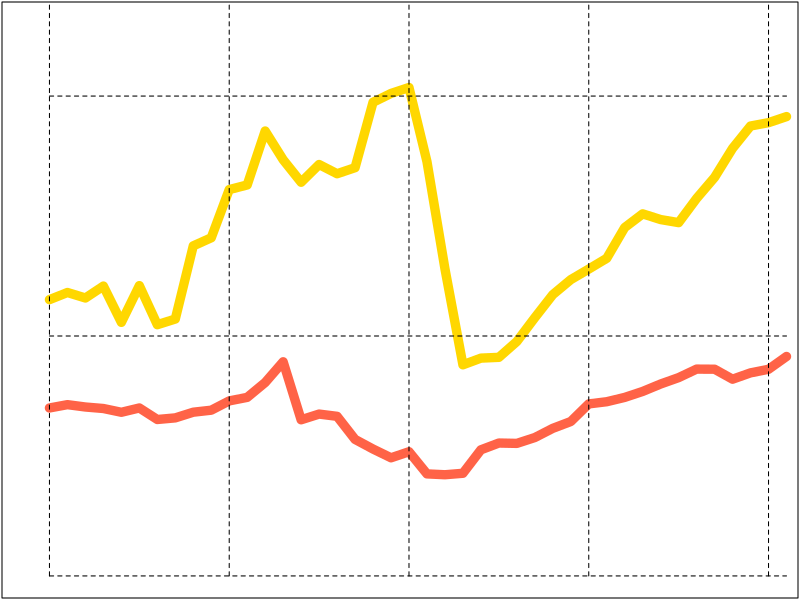
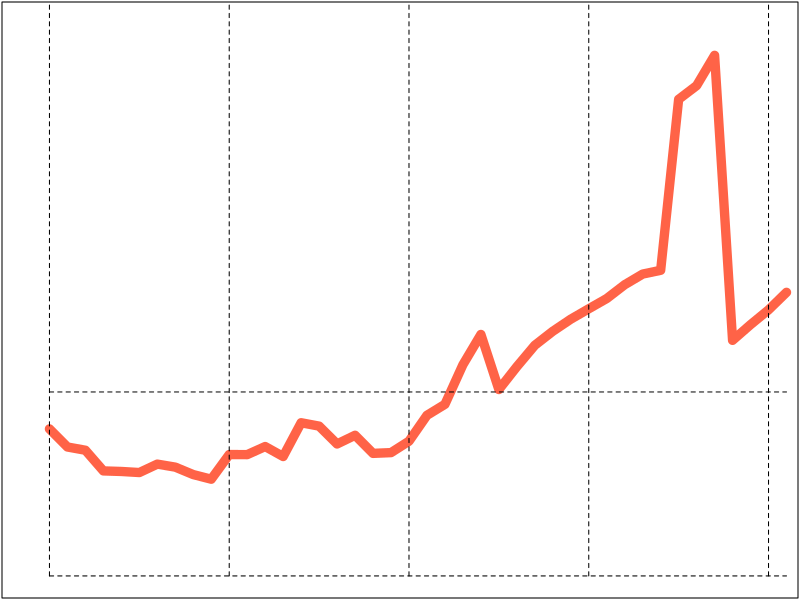
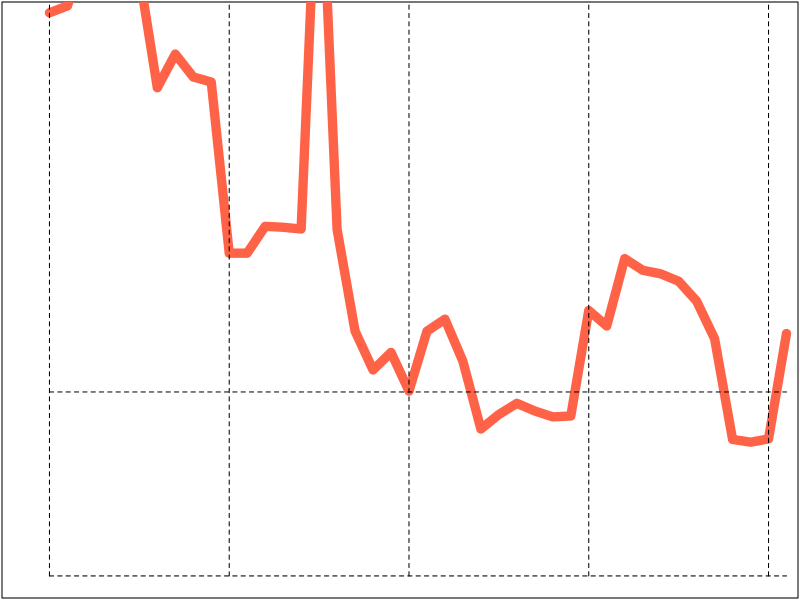
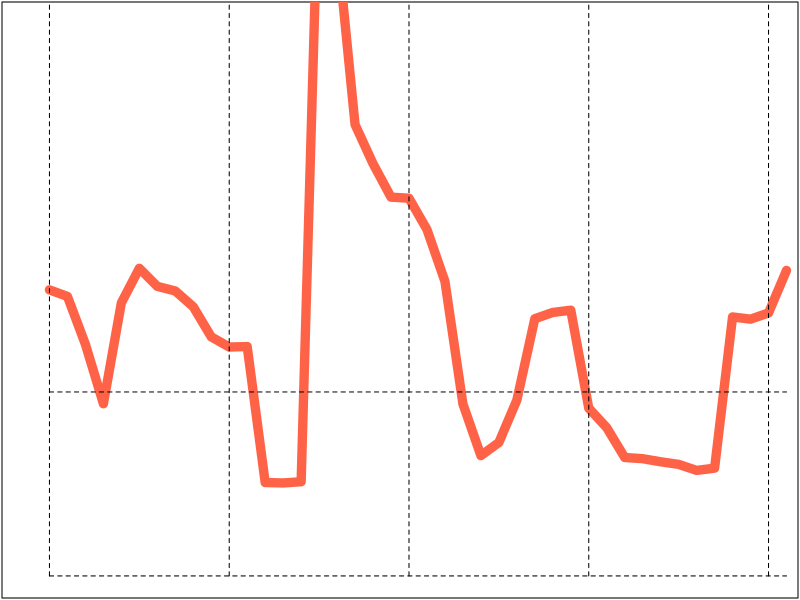
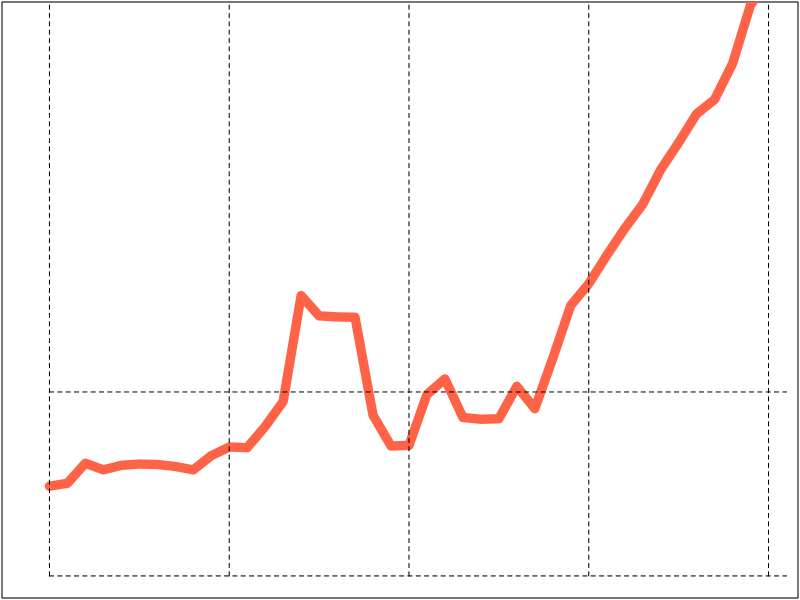
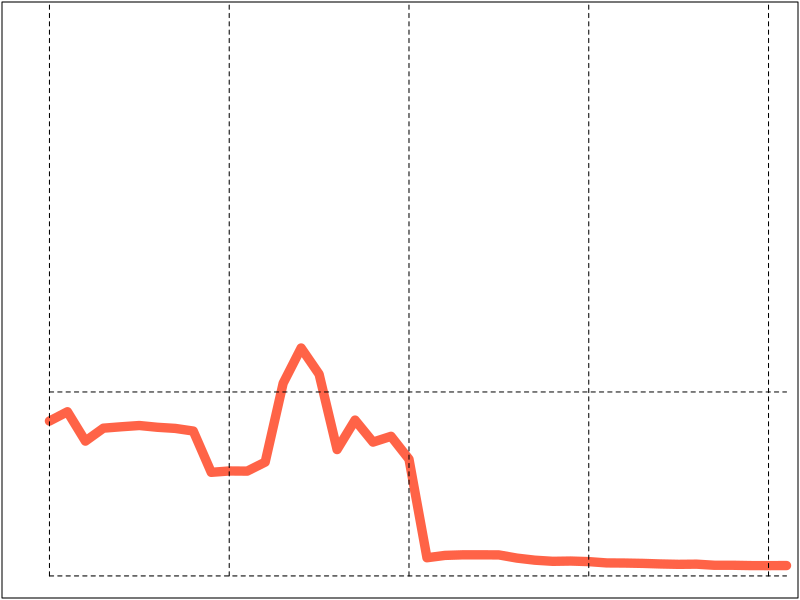
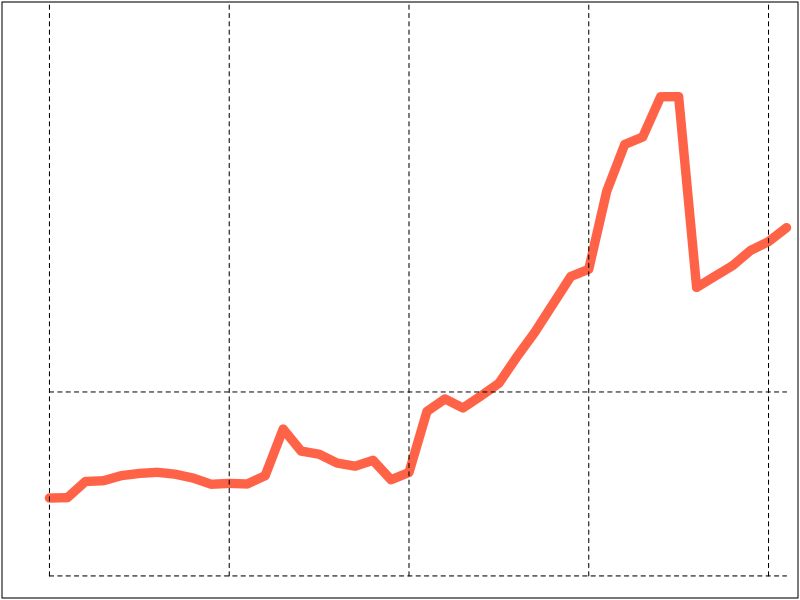
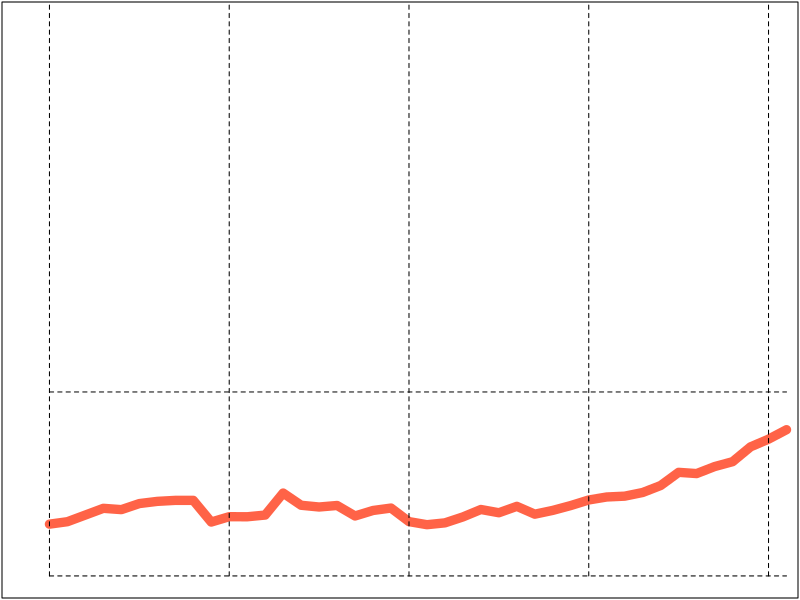

The R script that drew these images, in order: (Note: this script raises an error after producing the figures.)
DB <- read.csv("AutosPorEntidad.csv",
               na.strings = "-",
               stringsAsFactors = FALSE)

DB$NACIONAL <- apply(DB[, 3:34], 1, sum)
cols <- c("tomato", "gold", "aquamarine", "gray50")

#### figures
#### TP vs PRIVAT
{
    nm <- paste("FIGURAS/PrivatTPRatioNacionalCDMX.png", sep = "")
    png(nm, width = 1500, height = 900)
    par(mar = c(0,0,0,0)+0.1)
    plot(1980:2021, 0:41, col = NA, 
         xlab = "", ylab = "", xaxt = "n", yaxt = "n",
         xlim = c(1979, 2020),
         ylim = c(0, 230))
    v <- which(names(DB) == "NACIONAL")
    x <- DB[169:210, v] + DB[43:84, v] 
    y <- DB[85:126, v]
    points(c(1980:2021),
           x / y,
           type = "l", lwd = 9,
           col = cols[1])
    
    v <- which(names(DB) == "CDMX")
    x <- DB[169:210, v] + DB[43:84, v] 
    y <- DB[85:126, v]
    points(c(1980:2021),
           x / y,
           type = "l", lwd = 9,
           col = cols[2])
    for(k in 0:2){points(c(1980,2021), c(1,1)*k*100, type = "l", lty = 2)}
    for(k in c(1980, 1990,  2000,  2010, 2020)){points(c(k,k), c(0,2000), type = "l", lty = 2)}
    dev.off()
}

#### TP vs PRIVAT
{
for(uu in 1:33){
    ENT <- names(DB)[uu+2]
    nm <- paste("FIGURAS/PrivatTPRatio", ENT, ".png", sep = "")
    png(nm, width = 1500, height = 900)
    par(mar = c(0,0,0,0)+0.1)
    plot(1980:2021, 0:41, col = NA, 
         xlab = "", ylab = "", xaxt = "n", yaxt = "n",
         xlim = c(1979, 2020),
         ylim = c(0, 300))
    v <- which(names(DB) == ENT)
    x <- DB[169:210, v] + DB[43:84, v] 
    y <- DB[85:126, v]
    points(c(1980:2021),
           x / y,
           type = "l", lwd = 9,
           col = cols[1])
    for(k in 0:1){points(c(1980,2021), c(1,1)*k*100, type = "l", lty = 2)}
    for(k in c(1980, 1990,  2000,  2010, 2020)){points(c(k,k), c(0,2000), type = "l", lty = 2)}
    dev.off()
}
}

#### placas de morelos
{
png("FIGURAS/PlacasDeMorelos.png", width = 1500, height = 900)
par(mar = c(0,0,0,0)+0.1)
plot(1980:2021, 0:41, col = NA, 
     xlab = "", ylab = "", xaxt = "n", yaxt = "n",
     xlim = c(1979, 2020),
     ylim = c(0, 3))
v <- which(names(DB) == "NACIONAL")
points(c(1980:2021),
       DB[43:84, v]/DB[73,v],
       type = "l", lwd = 9,
       col = cols[1])
v <- which(names(DB) == "CDMX")
points(c(1980:2021),
       DB[43:84, v]/DB[73,v],
       type = "l", lwd = 9,
       col = cols[2])
v <- which(names(DB) == "EDOMEX")
points(c(1980:2021),
       DB[43:84, v]/DB[73,v],
       type = "l", lwd = 9,
       col = cols[3])
v <- which(names(DB) == "MOR")
points(c(1980:2021),
       DB[43:84, v]/DB[73,v],
       type = "l", lwd = 9,
       col = cols[4])
for(k in 0:10){points(c(1980,2021), c(1,1)*k, type = "l", lty = 2)}
for(k in c(1980, 1990,  2000,  2010, 2020)){points(c(k,k), c(0,10), type = "l", lty = 2)}
dev.off()
}

#### LineasTP
{
    png("FIGURAS/LineasTransporteP.png", width = 1500, height = 900)
    par(mar = c(0,0,0,0)+0.1)
    plot(1980:2021, 0:41, col = NA, 
         xlab = "", ylab = "", xaxt = "n", yaxt = "n",
         xlim = c(1979, 2020),
         ylim = c(0, 1.6))
    v <- which(names(DB) == "NACIONAL")
    points(c(1980:2021),
           DB[85:126, v]/DB[115,v],
           type = "l", lwd = 9,
           col = cols[1])
    v <- which(names(DB) == "CDMX")
    points(c(1980:2021),
           DB[85:126, v]/DB[115,v],
           type = "l", lwd = 9,
           col = cols[2])
    for(k in 0:10){points(c(1980,2021), c(1,1)*k, type = "l", lty = 2)}
    for(k in c(1980, 1990,  2000,  2010, 2020)){points(c(k,k), c(0,10), type = "l", lty = 2)}
    dev.off()
}

#### apilado al 100     
{
for(uu in 1:33){
    ENT <- names(DB)[uu+2]
    nm <- paste("FIGURAS/Comp", ENT, ".png", sep = "")
    png(nm, width = 1500, height = 900)
    par(mar = c(0,0,0,0)+0.1)
plot(1980:2021, 0:41, col = NA, 
     xlab = "", ylab = "", xaxt = "n", yaxt = "n",
     xlim = c(1979, 2020),
     ylim = c(0, 1))
v <- which(names(DB) == ENT)
y <- DB[1:42, v]
polygon(c(1980:2021,2021:1980),
        c(DB[43:84, v]/y, 0*rev(DB[43:84, v]/y)),
        col = cols[1])
s <- DB[43:84, v]/y
polygon(c(1980:2021,2021:1980),
        c(DB[85:126, v]/y+s, rev(s)),
        col = cols[2])

s <- s + DB[85:126, v]/y
polygon(c(1980:2021,2021:1980),
        c(DB[127:168, v]/y+s, rev(s)),
        col = cols[3])

s <- s + DB[127:168, v]/y
polygon(c(1980:2021,2021:1980),
        c(DB[169:210, v]/y+s, rev(s)),
        col = cols[4])
for(k in 0:10){points(c(1980,2021), c(k,k)/10, type = "l", lty = 2)}
for(k in c(1980, 1990,  2000,  2010, 2020)){points(c(k,k), c(0,1), type = "l", lty = 2)}
#text(2005, 0.7, ENT, cex = 2, adj = 0)
dev.off()
}
}

#### apilado total
{
    for(uu in 1:33){
        ENT <- names(DB)[uu+2]
        nm <- paste("FIGURAS/Apilado", ENT, ".png", sep = "")
        png(nm, width = 1500, height = 900)
        par(mar = c(0,0,0,0)+0.1)
        ENT <- names(DB)[uu+2]
    v <- which(names(DB) == ENT)
    y <- DB[1:42, v]
    
    plot(1980:2021, 0:41, col = NA, 
         xlab = "", ylab = "", xaxt = "n", yaxt = "n",
         xlim = c(1979, 2020),
         ylim = c(0, max(DB[1:42,v])))
    
    
    polygon(c(1980:2021,2021:1980),
            c(DB[43:84, v], 0*rev(DB[43:84, v]/y)),
            col = cols[1])
    s <- DB[43:84, v]
    polygon(c(1980:2021,2021:1980),
            c(DB[85:126, v]+s, rev(s)),
            col = cols[2])
    
    s <- s + DB[85:126, v]
    polygon(c(1980:2021,2021:1980),
            c(DB[127:168, v]+s, rev(s)),
            col = cols[3])
    
    s <- s + DB[127:168, v]
    polygon(c(1980:2021,2021:1980),
            c(DB[169:210, v]+s, rev(s)),
            col = cols[4])
    
    for(k in 0:10){points(c(1980,2021), c(k,k)*10000000, type = "l", lty = 2)}
    for(k in c(1980, 1990,  2000,  2010, 2020)){
        points(c(k,k), c(0,max(DB[1:42,v])), type = "l", lty = 2)}
    dev.off()
}
}

### only PT
{
    for(uu in 1:33){
        ENT <- names(DB)[uu+2]
        nm <- paste("FIGURAS/PT", ENT, ".png", sep = "")
        png(nm, width = 1500, height = 900)
        par(mar = c(0,0,0,0)+0.1)
        ENT <- names(DB)[uu+2]
v <- which(names(DB) == ENT)
y <- DB[1:42, v]
plot(1980:2021, 0:41, 
     xlab = "", ylab = "", xaxt = "n", yaxt = "n",
     xlim = c(1979, 2020),
     col = NA, 
     ylim = c(0, max(DB[85:126, v], na.rm = T)))
polygon(c(1980:2021,2021:1980),
        c(DB[85:126, v], 0*rev(DB[85:126, v])),
        col = cols[2])
for(k in 0:10){points(c(1980,2021), c(k,k)*100000, type = "l", lty = 2)}
for(k in c(1980, 1990,  2000,  2010, 2020)){
    points(c(k,k), c(0,max(DB[1:42,v])), type = "l", lty = 2)}
dev.off()
}
}

### only MOROTBIKES
{
    for(uu in 1:33){
        ENT <- names(DB)[uu+2]
        nm <- paste("FIGURAS/Motos", ENT, ".png", sep = "")
        png(nm, width = 1500, height = 900)
        par(mar = c(0,0,0,0)+0.1)
        v <- which(names(DB) == ENT)
        y <- DB[1:42, v]
        plot(1980:2021, 0:41, 
             xlab = "", ylab = "", xaxt = "n", yaxt = "n",
             xlim = c(1979, 2020),
             col = NA, 
             ylim = c(0, max(DB[169:210, v], na.rm = T)))
        polygon(c(1980:2021,2021:1980),
                c(DB[169:210, v], 0*rev(DB[85:126, v])),
                col = cols[4])
        for(k in 0:10){points(c(1980,2021), c(k,k)*1000000, type = "l", lty = 2)}
        for(k in c(1980, 1990,  2000,  2010, 2020)){
            points(c(k,k), c(0,max(DB[1:42,v])), type = "l", lty = 2)}
        dev.off()
    
}
}

### only cars
{
    for(uu in 1:33){
        ENT <- names(DB)[uu+2]
        nm <- paste("FIGURAS/Autos", ENT, ".png", sep = "")
        png(nm, width = 1500, height = 900)
        par(mar = c(0,0,0,0)+0.1)
        v <- which(names(DB) == ENT)
        y <- DB[1:42, v]
        plot(1980:2021, 0:41, 
             xlab = "", ylab = "", xaxt = "n", yaxt = "n",
             xlim = c(1981, 2020),
             col = NA, 
             ylim = c(0, max(DB[43:84, v], na.rm = T)))
        polygon(c(1980:2021,2021:1980),
                c(DB[43:84, v], 0*rev(DB[85:126, v])),
                col = cols[1])
        for(k in 0:10){points(c(1980,2021), c(k,k)*1000000, type = "l", lty = 2)}
        for(k in c(1980, 1990,  2000,  2010, 2020)){
            points(c(k,k), c(0,max(DB[1:42,v])), type = "l", lty = 2)}
        dev.off()
        
    }
}
